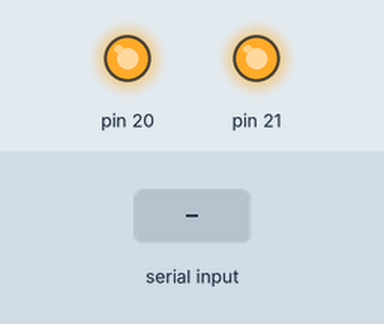
This sketch was run on a simulated Arduino Mega 2560, built with avr-gcc and run on an emulated ATmega2560. Parts: output pins drawn as LEDs (lit = HIGH). Wiring (inferred from the names in the program): 24Cxx EEPROM at I2C address 0x50. The inputs (shaded band) are chosen by the test bench. EEPROM starts erased; pins used as bus, display or sensor lines are not drawn; what the sketch prints to the serial monitor is not drawn.

Above: at 1.2 s.
1.3 s: "s90\n" received over Serial
2.8 s: byte 114 ('r') received over Serial
Timing chart, 0 to 5.8 s (numbered marks = the images above; inputs shaded):
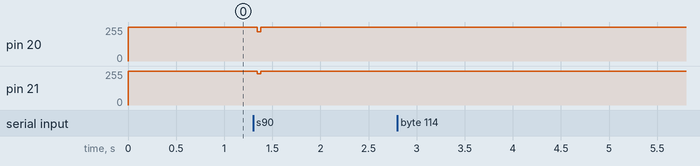

Measured:
- after the input at 1.3 s, pin 20: 255/255 → 218/255 at once, → 255/255 0.04 s later; pin 21: 255/255 → 233/255 at once, → 255/255 0.04 s later
- after the input at 2.8 s, every drawn part: stays the same

The sketch:

MyeepRom.ino
```cpp
#include <Wire.h>

enum EEPRom_WriteSequence
{
Seq_START,
Seq_DEVICE_ADDRESS,
Seq_ACK1,
Seq_WORD_ADDRESS,
Seq_ACK2,
Seq_DATA,
Seq_ACK3,
Seq_STOP
};

//enum EEPRom_ReadSequence
//{
//Seq_START=0,
//Seq_DEVICE_ADDRESS,
//Seq_ACK1,
//Seq_WORD_ADDRESS,
//Seq_ACK2,
//Seq_ReStart,
//Seq_DEVICE_ADDRESS2,
//Seq_ACK3,
//Seq_DATA,
//Seq_STOP
//};

#define SCL 21
#define SDA 20
#define READ_MODE 2
#define WRITE_MODE 3

#define SLAVE_RECEVE_DATA 1
#define SLAVE_NO_RECEVE_DATA 2


static uint32_t curTime, prevTime=0, timeCount=0;
static int eepRom_WriteTask[8]={0, }, eepRom_ReadTask[8]={0, }, byteCheck=0, maskcnt;

static uint8_t DevceAddr_w, WordAddr, Data=0, ackState=0;
static int i=0, writeFlag=0, readFlag=0, first=1;
static char readSerial, mode=0;

void setup()
{
  Serial.begin(9600);

  DevceAddr_w= 0xA0;
  WordAddr= 0x01;
  Init_eepRom(SCL, SDA);
  Delay_ms(5);
}


void loop()
{
  if (Serial.available() > 0)
  {
    readSerial=Serial.read();

    if(readSerial=='s')
    {
      Serial.println("Write");
      mode=WRITE_MODE;
    }

    else if(readSerial=='r')
    {
      mode=READ_MODE;
    }


    if(mode==WRITE_MODE && readSerial!='s')
    {
      Data*=10;
      Data+=ConvAskiiToNum(readSerial);
      Serial.println(Data);
    }
  }
  else
  {
    writeFlag=1;
    readFlag=1;
  }


  if(mode==WRITE_MODE && writeFlag==1)
  {
      writeFlag=1;

      curTime = micros();

      if(timeCount==4)
      {
        timeCount=0;
      }

      if(curTime-prevTime>=50 || first==1)
      {
        first=0;
        prevTime=curTime;

        timeCount+=1;

      }

      /*send Start bit*/
      if(eepRom_WriteTask[0]==0)
      {
        if(timeCount>=4)
        {
          eepRom_WriteTask[0]=1;
        }

        EEPRom_Start(SCL, SDA, timeCount);

        if(eepRom_WriteTask[0]==1)
        {
//          Serial.println("start");
        }
      }

      /*send Device address*/
      else if(eepRom_WriteTask[0]==1 && eepRom_WriteTask[1]==0)
      {
        if(timeCount>=4)
        {
          byteCheck+=1;
        }

        EEPRom_WriteByte(SCL, SDA, DevceAddr_w, timeCount, byteCheck);

        if(byteCheck>=8)// 8bit loop
        {
          eepRom_WriteTask[1]=1;
          byteCheck=0;
//          Serial.println("Device");
        }
      }

      /*receive ACK*/
      else if(eepRom_WriteTask[1]==1 && eepRom_WriteTask[2]==0 )
      {
        if(timeCount>=4)
        {
          eepRom_WriteTask[2]=1;
        }

        ackState=EEPRom_ACK(SCL, SDA, timeCount, &ackState);

        if(ackState==SLAVE_NO_RECEVE_DATA)
        {
          Serial.println("Slave module not receive DEVICE ADDRESS!!\nRetry again!");
          eepRom_WriteTask[1]=0;
          timeCount=0;
        }

        if(eepRom_WriteTask[2]==1)
        {
          ackState=0;
//          Serial.println("ACK");
        }
      }

      /*send Word address*/
      else if(eepRom_WriteTask[2]>=1 && eepRom_WriteTask[3]==0)
      {
        if(timeCount>=4)
        {
          byteCheck+=1;
        }

        EEPRom_WriteByte(SCL, SDA, WordAddr, timeCount, byteCheck);

        if(byteCheck>=8)// 8bit loop
        {
          eepRom_WriteTask[3]=1;
          byteCheck=0;
//          Serial.println("Word");
        }
      }

      /*receive ACK*/
      else if(eepRom_WriteTask[3]==1 && eepRom_WriteTask[4]==0)
      {
        if(timeCount>=4)
        {
          eepRom_WriteTask[4]=1;
        }

        ackState=EEPRom_ACK(SCL, SDA, timeCount, &ackState);

        if(ackState==SLAVE_NO_RECEVE_DATA)
        {
          Serial.println("Slave module not receive WORD ADDRESS!!\nRetry again!");
          eepRom_WriteTask[3]=0;
          timeCount=0;
        }

        if(eepRom_WriteTask[4]==1)
        {
        ackState=0;
//        Serial.println("ACK");
        }
      }

      /*send Data*/
      else if(eepRom_WriteTask[4]>=1 && eepRom_WriteTask[5]==0)
      {
        if(timeCount>=4)
        {
          byteCheck+=1;
        }

        EEPRom_WriteByte(SCL, SDA, Data, timeCount, byteCheck);

        if(byteCheck>=8)// 8bit loop
        {
          eepRom_WriteTask[5]=1;
          byteCheck=0;
//          Serial.println("Data");
        }
      }

      /*receive ACK*/
      else if(eepRom_WriteTask[5]==1 && eepRom_WriteTask[6]==0)
      {
        if(timeCount>=4)
        {
          eepRom_WriteTask[6]=1;
        }

        ackState=EEPRom_ACK(SCL, SDA, timeCount, &ackState);

        if(ackState==SLAVE_NO_RECEVE_DATA)
        {
          Serial.println("Slave module not receive DATA!!\nRetry again!");
          eepRom_WriteTask[5]=0;
          timeCount=0;
        }

        if(eepRom_WriteTask[6]>=1)
        {
        ackState=0;
//        Serial.println("ACK");
        }
      }


      else if(eepRom_WriteTask[6]>=1 && eepRom_WriteTask[7]==0)
      {
        if(timeCount>=4)
        eepRom_WriteTask[7]=1;

        EEPRom_Stop(SCL, SDA, timeCount);

        if(eepRom_WriteTask[7]==1)
        {
          //readSerial=0;
//          Serial.println("stop");
          first=1;
        }
      }
}


  else if(mode==READ_MODE)
  {
      Wire.begin();

      Wire.beginTransmission(0x50); // transmit to device address 0xa0 -> right shift 1 -> 0x50
      Wire.write(0x01);        // send data address
      Wire.endTransmission();    // stop transmitting

      Wire.requestFrom(0x50, 1);    // request 1 bytes from slave device address

      while (Wire.available())   // slave may send less than requested
      {
        char c = Wire.read(); // receive a byte as character
        Serial.print("i2c read data : ");
        Serial.print((int)c);         // print the character
        Serial.print("\n");
      }
      Serial.print("i2c read end\n");

      Wire.end();

      Init_eepRom(SCL, SDA);

      writeFlag=1;
      readFlag=1;
      mode=0;
      Data=0;
      readSerial=0;
      timeCount=0;

      for(i=0; i<8; i++)
      {
        eepRom_WriteTask[i]=0;
        eepRom_ReadTask[i]=0;
      }

  }

}
```

AskiiConvert.ino
```cpp
uint8_t ConvAskiiToNum(char AskiiCode)
{
  return AskiiCode-48;
}
```

Keil_to_arduino.ino
```cpp
void gpioA_High(int pin)
{
  digitalWrite(pin, 1);
}

void gpioA_Low(int pin)
{
  digitalWrite(pin, 0);
}

uint32_t CheckMillis(void)
{
  return millis();
}

void Delay_ms(uint32_t DelayTime)
{
  delay(DelayTime);
}
```

eepRom.ino
```cpp
#define SLAVE_RECEVE_DATA 1
#define SLAVE_NO_RECEVE_DATA 2

void Init_eepRom(char Scl, char Sda)
{
  pinMode(Scl, OUTPUT);
  pinMode(Sda, OUTPUT);
  gpioA_High(Sda);
  gpioA_High(Scl);
}

/*start Signal*/
void EEPRom_Start(char Scl, char Sda, uint32_t timeCnt)
{
  if(timeCnt==0)
  {
    gpioA_High(Sda);
    gpioA_High(Scl);
  }

  //Delay_ms(1);
  else if(timeCnt==1)
  {
  gpioA_Low(Sda);
  }
    //Delay_ms(1);
  else if(timeCnt==2)
  {
    gpioA_Low(Scl);
  }
}

/*stop signal*/
void EEPRom_Stop(char Scl, char Sda, uint32_t timeCnt)
{
  if(timeCnt==0)
  {
    gpioA_Low(Scl);
    gpioA_Low(Sda);
  }
  //Delay_ms(1);
  else if(timeCnt==1)
  {
    gpioA_High(Scl);
  }
  //Delay_ms(1);
  else if(timeCnt==2)
  {
    gpioA_High(Sda);
  }
  //Delay_ms(1);
}


/*ACK Signal*/
int EEPRom_ACK(uint8_t Scl, uint8_t Sda, uint32_t timeCnt, uint8_t *ackState)
{
  if(timeCnt==0)
  {
    gpioA_Low(Scl);
    gpioA_Low(Sda);
//    gpioA_High(Scl);
  }
    //Delay_ms(1);
  else if(timeCount==1)
  {
    pinMode(Sda, INPUT);
    gpioA_High(Scl);
    *ackState=digitalRead(Sda);
  }
    //Delay_ms(2)
  else
  {
    pinMode(Sda, OUTPUT);
    gpioA_Low(Scl);
    gpioA_Low(Sda);

    if(*ackState==0)
    {
        return SLAVE_RECEVE_DATA;
    }
  }

}


/*Write 1bit*/
void EEPRom_WriteByte(uint8_t Scl, uint8_t Sda, uint8_t Byte, uint32_t timeCnt, int MaskCount)
{
  unsigned char mask=0x80;

      /*if bit is 1*/
      if( Byte&(mask>>MaskCount) )
      {
          if(timeCnt==0)
          {
            gpioA_Low(Scl);
          }
          else if(timeCount==1)
          {
            gpioA_High(Sda);
          }
            //Delay_ms(1);
          else if(timeCnt==2)
          {
          gpioA_High(Scl);
          }
            //Delay_ms(2);
      }

      /*if bit is 0*/
      else
      {
          if(timeCnt==0)
          {
            gpioA_Low(Scl);
          }

          else if(timeCount==1)
          {
            gpioA_Low(Sda);
          }
          //Delay_ms(1);
          else if(timeCnt==2)
          {
            gpioA_High(Scl);
          }
            //Delay_ms(2);
      }
      //Delay_ms(1);
}
```
